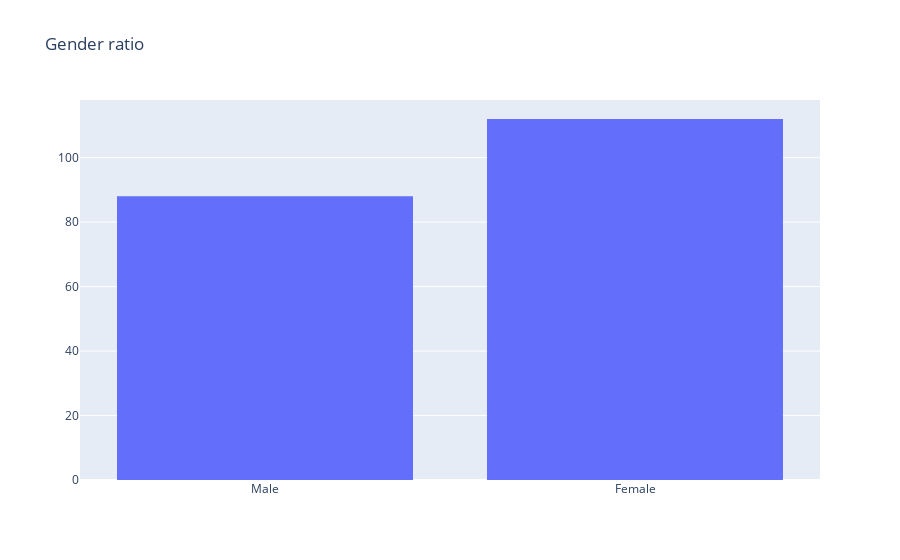

Here is the notebook cell this chart was saved with:
### Code cell
fig2 = go.Figure()
fig2.add_trace(go.Histogram(histfunc="sum", x=customer_data['Genre']))
fig2.update_layout(
    title='Gender ratio')

### Figure 1 — Plotly figure (JSON) as saved in the notebook; plotly's stock layout.template omitted (floating-point values rounded to 4 significant figures; data arrays with more than 128 entries replaced by an {"elided": "..."} marker saying what was removed)
{"data": [{"histfunc": "sum", "type": "histogram", "x": {"elided": "200 str values"}}], "layout": {"title": {"text": "Gender ratio"}}}
